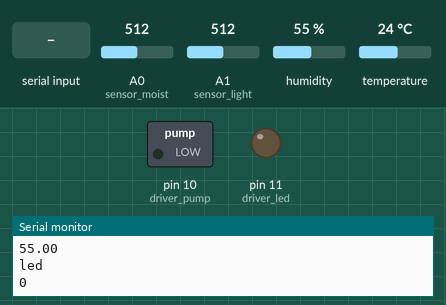
Bench run of a sketch on a simulated Arduino Nano, built with avr-gcc and run on an emulated ATmega328P. Parts: switched loads named in the sketch (green lamp = pin HIGH), output pins drawn as LEDs (lit = HIGH), the last lines printed to the serial monitor. Dashed ring = blinking. The test bench sets the inputs (shaded band); at power-on: A0 (sensor_moist) = 512, A1 (sensor_light) = 512, humidity 55 %, temperature 24 °C.

Above: at 1.2 s.
1.3 s: "l" received over Serial
At 4.4 s:
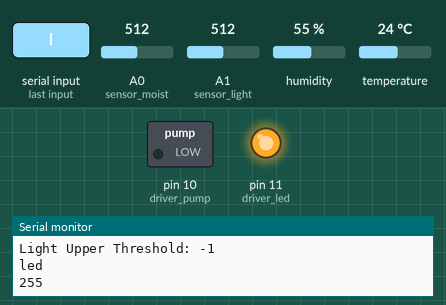
7.1 s: A0 (sensor_moist) set to 319
10.6 s: A0 (sensor_moist) set to 291
At 11.1 s:
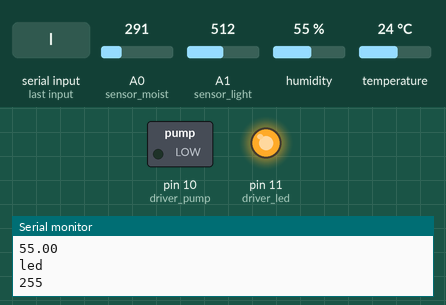
12.1 s: A0 (sensor_moist) set to 306
At 13.1 s:
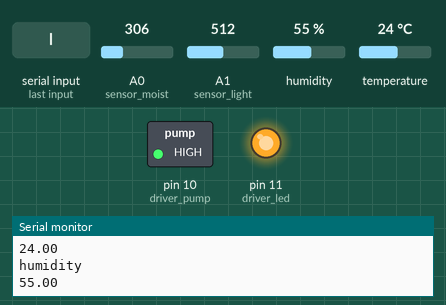
18.1 s: A0 (sensor_moist) set to 290
At 18.7 s:
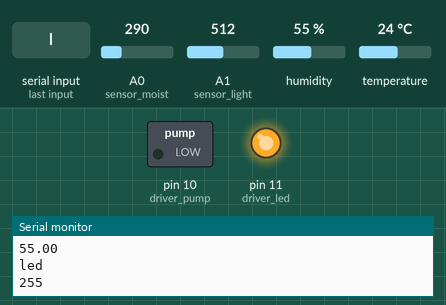
19.6 s: "w" received over Serial
At 20.2 s:
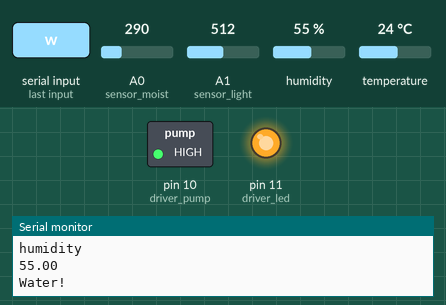
Timing chart, 0 to 22.6 s (numbered marks = the images above; inputs shaded):
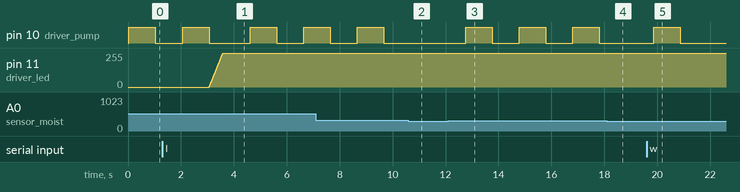

The sketch:

arduino.ino
```cpp
// Nano PWM: 3, 5, 6, 9, 10, and 11. Provide 8-bit PWM output with the analogWrite() function.

#include <dht.h>

int sensor_moist = A0;
int sensor_dht = 9;
int sensor_light = A1;

int driver_led = 11;
int driver_pump = 10;

int threshold_moist = 300;
int threshold_upper_light = 550;
int threshold_lower_light = 565;

int value_moist;
int value_light; // light -> lower ; dark -> higher
dht DHT; // temp and humidity

int time_pump = 1; // 1 sec now (water flow rate is about 24mL/sec)
int intensity_led = 0;

// for serial connection with Raspberry Pi
byte data1;
byte data2;
int data;

void setup() {
  pinMode(sensor_moist, INPUT);
  pinMode(sensor_dht, INPUT);
  pinMode(sensor_light, INPUT);

  pinMode(driver_led, OUTPUT);
  pinMode(driver_pump, OUTPUT);
  digitalWrite(driver_led, LOW);
  digitalWrite(driver_pump, LOW);

  Serial.begin(9600);
}

void loop() {
  // read data from sensor
  value_moist = analogRead(sensor_moist);
  value_light = analogRead(sensor_light);
  DHT.read11(sensor_dht);

  // print data
  Serial.println("moisture");
  Serial.println(value_moist);
  Serial.println("light");
  Serial.println(value_light);
  Serial.println("temperature");
  Serial.println(DHT.temperature);
  Serial.println("humidity");
  Serial.println(DHT.humidity);

  // read data from raspberry pi
  if (Serial.available()) {
    char command = Serial.read();
    if (command=='l'){

      // receive data
      data1 = Serial.read();
      data2 = Serial.read();
      data=data1*256+data2;

      // update threshold value
      threshold_upper_light=data;
      threshold_lower_light=data+15;
      if (threshold_lower_light>1023){
        threshold_lower_light=1023;
      }

      Serial.print("Light Upper Threshold: ");
      Serial.println(threshold_upper_light);

    } else if (command=='w'){
      Serial.println("Water!");
      digitalWrite(driver_pump,HIGH);
      delay(time_pump*1000);
      digitalWrite(driver_pump,LOW);
    } else {
      Serial.println(command);
    }
  }

  // response action of moist
  if ( value_moist > threshold_moist && value_moist!=1023 ) {
//    if (false) {
    // pump water
    digitalWrite(driver_pump,HIGH);
    delay(time_pump*1000);
    digitalWrite(driver_pump,LOW);
  }


  // response action of light
  while (value_light > threshold_lower_light ) {
    intensity_led+=5;
    if (intensity_led > 255){
      intensity_led = 255;
      break;
    }
    analogWrite(driver_led,intensity_led);
    delay(10);
    value_light = analogRead(sensor_light);
  }
  while (value_light < threshold_upper_light ) {
    intensity_led-=5;
    if (intensity_led < 0){
      intensity_led = 0;
      break;
    }
    analogWrite(driver_led,intensity_led);
    delay(10);
    value_light = analogRead(sensor_light);
  }

  Serial.println("led");
  Serial.println(intensity_led);

  delay(1000);
}
```

Measured:
- after the input at 1.3 s, pin 11 (driver_led): moves from 0/255 to 255/255 over 0.51 s, starting after 1.8 s
- after the input at 10.6 s, pin 10 (driver_pump): stays LOW (without the input it goes to HIGH after 0.09 s)
- after the input at 12.1 s, pin 10 (driver_pump): alternates HIGH for 1.0 s and LOW for 1.0 s, starting after 0.66 s
- after the input at 18.1 s, pin 10 (driver_pump): stays LOW (without the input it goes to HIGH after 0.73 s)
- after the input at 19.6 s, pin 10 (driver_pump): LOW → HIGH after 0.27 s, → LOW 1.0 s later
